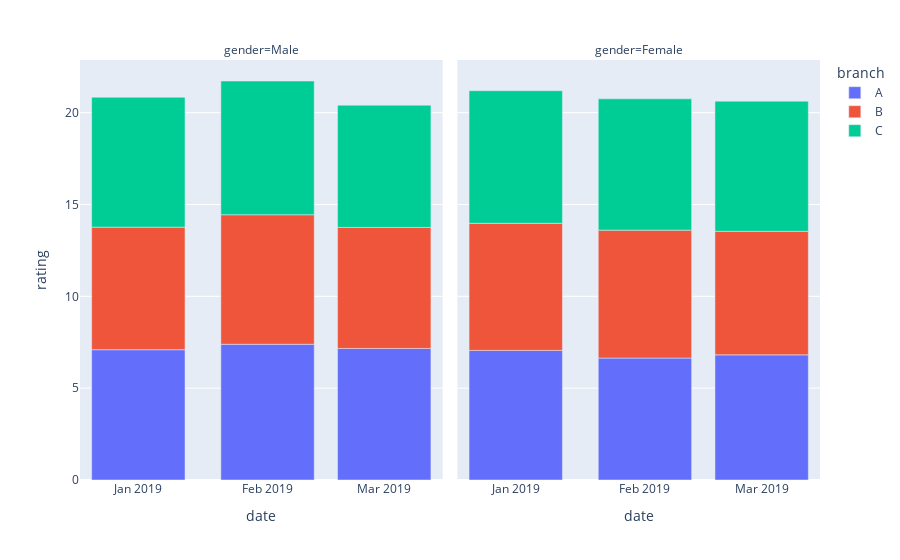

The notebook cell this image was saved under:
### Code cell
px.bar(data_frame=grouping, x='date',y='rating',color='branch', facet_col="gender",
             category_orders={"gender": ['Male','Female']})

### Figure 1 — Plotly figure (JSON) as saved in the notebook; plotly's stock layout.template omitted (floating-point values rounded to 4 significant figures)
{"data": [{"alignmentgroup": "True", "hovertemplate": "branch=A<br>gender=Male<br>date=%{x}<br>rating=%{y}<extra></extra>", "legendgroup": "A", "marker": {"color": "#636efa", "pattern": {"shape": ""}}, "name": "A", "offsetgroup": "A", "orientation": "v", "showlegend": true, "textposition": "auto", "type": "bar", "x": ["2019-01-01T00:00:00", "2019-02-01T00:00:00", "2019-03-01T00:00:00"], "xaxis": "x", "y": [7.094, 7.391, 7.165], "yaxis": "y"}, {"alignmentgroup": "True", "hovertemplate": "branch=A<br>gender=Female<br>date=%{x}<br>rating=%{y}<extra></extra>", "legendgroup": "A", "marker": {"color": "#636efa", "pattern": {"shape": ""}}, "name": "A", "offsetgroup": "A", "orientation": "v", "showlegend": false, "textposition": "auto", "type": "bar", "x": ["2019-01-01T00:00:00", "2019-02-01T00:00:00", "2019-03-01T00:00:00"], "xaxis": "x2", "y": [7.057, 6.64, 6.815], "yaxis": "y2"}, {"alignmentgroup": "True", "hovertemplate": "branch=B<br>gender=Male<br>date=%{x}<br>rating=%{y}<extra></extra>", "legendgroup": "B", "marker": {"color": "#EF553B", "pattern": {"shape": ""}}, "name": "B", "offsetgroup": "B", "orientation": "v", "showlegend": true, "textposition": "auto", "type": "bar", "x": ["2019-01-01T00:00:00", "2019-02-01T00:00:00", "2019-03-01T00:00:00"], "xaxis": "x", "y": [6.674, 7.052, 6.589], "yaxis": "y"}, {"alignmentgroup": "True", "hovertemplate": "branch=B<br>gender=Female<br>date=%{x}<br>rating=%{y}<extra></extra>", "legendgroup": "B", "marker": {"color": "#EF553B", "pattern": {"shape": ""}}, "name": "B", "offsetgroup": "B", "orientation": "v", "showlegend": false, "textposition": "auto", "type": "bar", "x": ["2019-01-01T00:00:00", "2019-02-01T00:00:00", "2019-03-01T00:00:00"], "xaxis": "x2", "y": [6.919, 6.965, 6.727], "yaxis": "y2"}, {"alignmentgroup": "True", "hovertemplate": "branch=C<br>gender=Male<br>date=%{x}<br>rating=%{y}<extra></extra>", "legendgroup": "C", "marker": {"color": "#00cc96", "pattern": {"shape": ""}}, "name": "C", "offsetgroup": "C", "orientation": "v", "showlegend": true, "textposition": "auto", "type": "bar", "x": ["2019-01-01T00:00:00", "2019-02-01T00:00:00", "2019-03-01T00:00:00"], "xaxis": "x", "y": [7.075, 7.282, 6.655], "yaxis": "y"}, {"alignmentgroup": "True", "hovertemplate": "branch=C<br>gender=Female<br>date=%{x}<br>rating=%{y}<extra></extra>", "legendgroup": "C", "marker": {"color": "#00cc96", "pattern": {"shape": ""}}, "name": "C", "offsetgroup": "C", "orientation": "v", "showlegend": false, "textposition": "auto", "type": "bar", "x": ["2019-01-01T00:00:00", "2019-02-01T00:00:00", "2019-03-01T00:00:00"], "xaxis": "x2", "y": [7.221, 7.148, 7.086], "yaxis": "y2"}], "layout": {"annotations": [{"font": {}, "showarrow": false, "text": "gender=Male", "x": 0.245, "xanchor": "center", "xref": "paper", "y": 1, "yanchor": "bottom", "yref": "paper"}, {"font": {}, "showarrow": false, "text": "gender=Female", "x": 0.755, "xanchor": "center", "xref": "paper", "y": 1, "yanchor": "bottom", "yref": "paper"}], "barmode": "relative", "legend": {"title": {"text": "branch"}, "tracegroupgap": 0}, "margin": {"t": 60}, "xaxis": {"anchor": "y", "domain": [0, 0.49], "title": {"text": "date"}}, "xaxis2": {"anchor": "y2", "domain": [0.51, 1], "matches": "x", "title": {"text": "date"}}, "yaxis": {"anchor": "x", "domain": [0, 1], "title": {"text": "rating"}}, "yaxis2": {"anchor": "x2", "domain": [0, 1], "matches": "y", "showticklabels": false}}}
